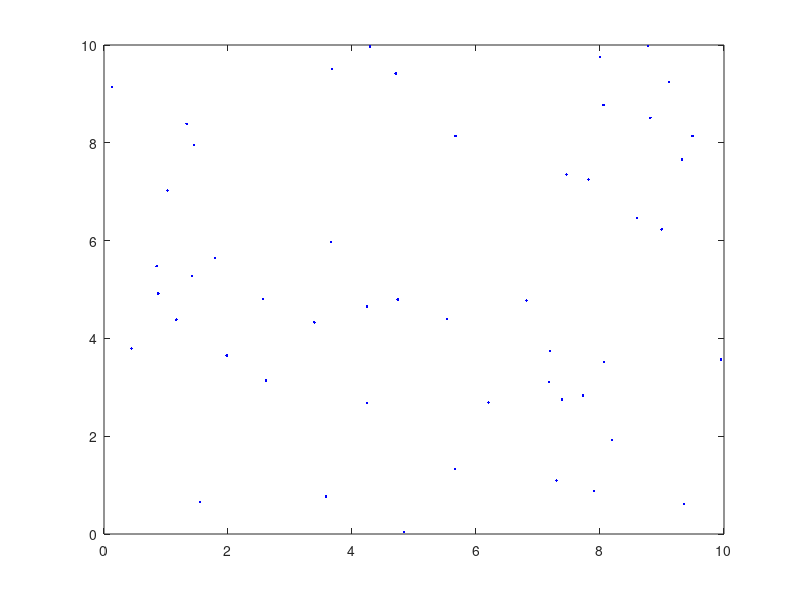

Recreate this plot in MATLAB. (Note: this script raises an error after producing the figure.)
% taken from homework directions
X = 10*rand(2,50);              % generate 50 random points in 2D
figure(1); clf;                 % display a figure and clear it.
plot(X(1,:),X(2,:),'b.');       % plot the original points as green dots
Xrot = rotate(X,45);            % rotate the points by 45 degrees counterclockwise
hold on;                        % tell matlab to not clear the figure when plotting additional points
plot(Xrot(1,:),Xrot(2,:),'r.'); % plot the rotated points on the same figure

% look at the rotation of 3 points to make it easier to see
X = 10*rand(2,3);
figure(2); clf;
plot(X(1,:), X(2,:), 'b.');
Xrot = rotate(X,45);
hold on;
plot(Xrot(1,:), Xrot(2,:), 'r.');




